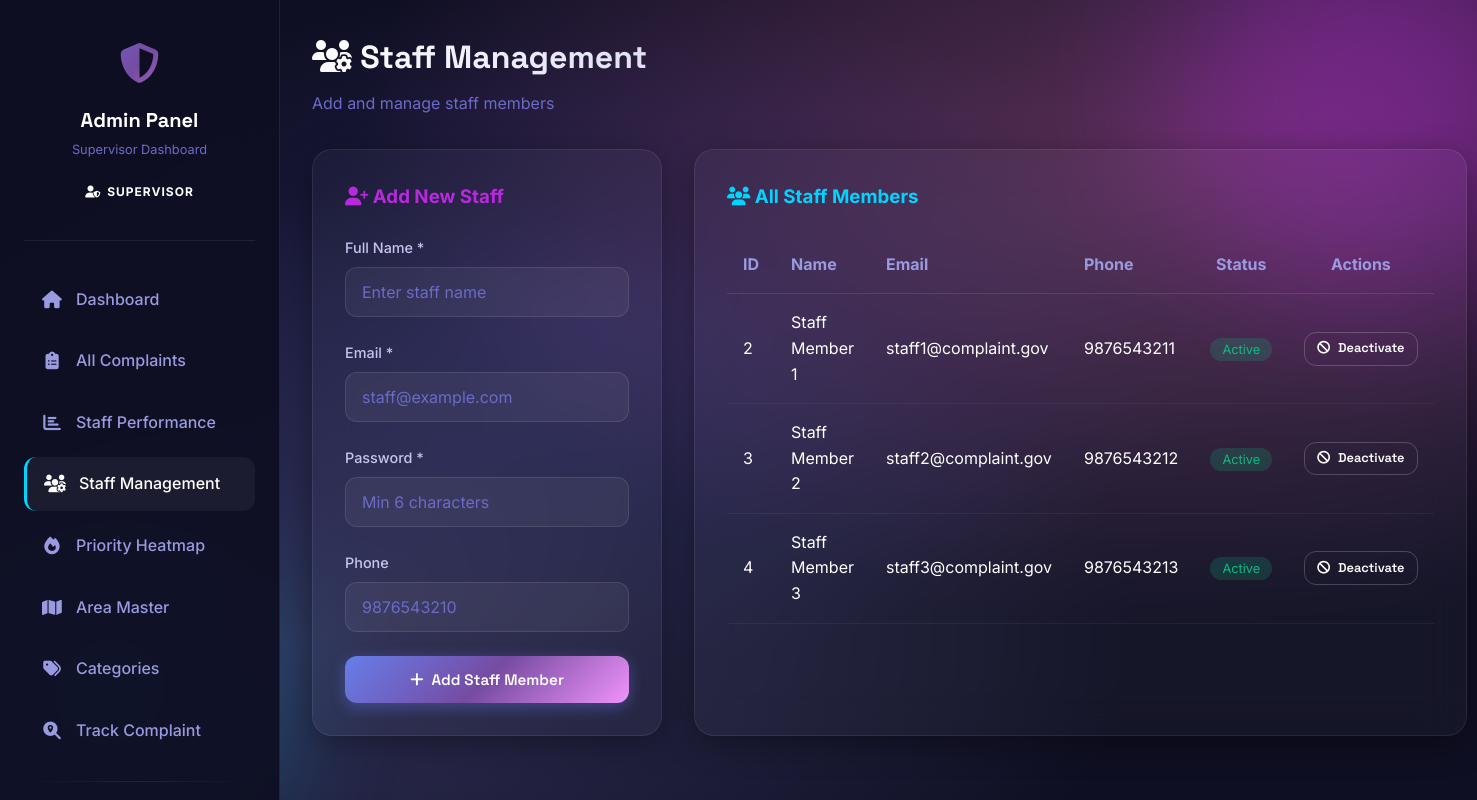
The app's page /staff_management.php (signed in) with its own data.
### tables this page shows
CREATE TABLE users (
    user_id INT AUTO_INCREMENT PRIMARY KEY,
    name VARCHAR(100) NOT NULL,
    email VARCHAR(150) UNIQUE NOT NULL,
    password_hash VARCHAR(255) NOT NULL,
    role ENUM('complainant', 'staff', 'supervisor') NOT NULL DEFAULT 'complainant',
    phone VARCHAR(15),
    ward_id INT,
    is_active TINYINT(1) DEFAULT 1,
    created_at DATETIME DEFAULT CURRENT_TIMESTAMP,
    updated_at DATETIME DEFAULT CURRENT_TIMESTAMP ON UPDATE CURRENT_TIMESTAMP,
    INDEX idx_email (email),
    INDEX idx_role (role),
    INDEX idx_active (is_active)
);

### staff_management.php (the view, shortened to what this page needs)
<?php
require_once("config.php");
$staffQuery = "SELECT u.*
               FROM users u
               WHERE u.role = 'staff'
               ORDER BY u.name";
$staffList = $conn->query($staffQuery);
?>
<!DOCTYPE html>
<html lang="en">
<head>
    <link rel="stylesheet" href="assets/style.css">
    <link rel="stylesheet" href="https://cdnjs.cloudflare.com/ajax/libs/font-awesome/6.4.0/css/all.min.css">
</head>
<body>
    <div class="animated-bg"></div>
    <div class="orb orb-1"></div>
    <aside class="sidebar-premium">
        <div class="sidebar-header">
            <div class="sidebar-logo"><i class="fas fa-shield-alt"></i></div>
            <h2 class="sidebar-title">Admin Panel</h2>
            <p class="sidebar-subtitle">Supervisor Dashboard</p>
            <span class="role-badge role-supervisor" style="margin-top: 1rem;">
                <i class="fas fa-user-shield"></i> Supervisor
            </span>
        </div>
        <nav>
            <ul class="nav-menu">
                <li class="nav-item"><a href="admin.php" class="nav-link"><i class="fas fa-home"></i> Dashboard</a></li>
                <li class="nav-item"><a href="admin_complaints.php" class="nav-link"><i class="fas fa-clipboard-list"></i> All Complaints</a></li>
                <li class="nav-item"><a href="staff_performance.php" class="nav-link"><i class="fas fa-chart-bar"></i> Staff Performance</a></li>
                <li class="nav-item"><a href="staff_management.php" class="nav-link active"><i class="fas fa-users-cog"></i> Staff Management</a></li>
                <li class="nav-item"><a href="heatmap.php" class="nav-link"><i class="fas fa-fire"></i> Priority Heatmap</a></li>
                <li class="nav-item"><a href="area_master.php" class="nav-link"><i class="fas fa-map"></i> Area Master</a></li>
                <li class="nav-item"><a href="category_master.php" class="nav-link"><i class="fas fa-tags"></i> Categories</a></li>
                <li class="nav-item"><a href="track.php" class="nav-link"><i class="fas fa-search-location"></i> Track Complaint</a></li>
                <li class="divider"></li>
            </ul>
        </nav>
    </aside>
    <main class="main-content">
        <div class="page-header">
            <h1 class="page-title"><i class="fas fa-users-cog"></i> Staff Management</h1>
            <p class="page-subtitle">Add and manage staff members</p>
        </div>
        <div style="display: grid; grid-template-columns: 350px 1fr; gap: 2rem;">
            <div class="glass-card" style="padding: 2rem; height: fit-content;">
                <h3 style="color: var(--accent-purple); margin-bottom: 1.5rem;">
                    <i class="fas fa-user-plus"></i> Add New Staff
                </h3>
                <form method="POST" action="">
                    <div class="form-group">
                        <label class="form-label">Full Name *</label>
                        <input type="text" name="name" class="form-control" required placeholder="Enter staff name">
                    </div>
                    <div class="form-group">
                        <label class="form-label">Email *</label>
                        <input type="email" name="email" class="form-control" required placeholder="staff@example.com">
                    </div>
                    <div class="form-group">
                        <label class="form-label">Password *</label>
                        <input type="password" name="password" class="form-control" required placeholder="Min 6 characters">
                    </div>
                    <div class="form-group">
                        <label class="form-label">Phone</label>
                        <input type="text" name="phone" class="form-control" placeholder="9876543210">
                    </div>
                    <button type="submit" name="add_staff" class="btn btn-primary" style="width: 100%;">
                        <i class="fas fa-plus"></i> Add Staff Member
                    </button>
                </form>
            </div>
            <div class="glass-card" style="padding: 2rem;">
                <h3 style="color: var(--accent-cyan); margin-bottom: 1.5rem;">
                    <i class="fas fa-users"></i> All Staff Members
                </h3>
                <div style="overflow-x: auto;">
                    <table style="width: 100%; border-collapse: collapse;">
                        <thead>
                            <tr style="border-bottom: 1px solid rgba(255,255,255,0.1);">
                                <th style="padding: 1rem; text-align: left; color: var(--primary-300);">ID</th>
                                <th style="padding: 1rem; text-align: left; color: var(--primary-300);">Name</th>
                                <th style="padding: 1rem; text-align: left; color: var(--primary-300);">Email</th>
                                <th style="padding: 1rem; text-align: left; color: var(--primary-300);">Phone</th>
                                <th style="padding: 1rem; text-align: center; color: var(--primary-300);">Status</th>
                                <th style="padding: 1rem; text-align: center; color: var(--primary-300);">Actions</th>
                            </tr>
                        </thead>
                        <tbody>
                            <?php if($staffList->num_rows > 0): ?>
                                <?php while($staff = $staffList->fetch_assoc()): ?>
                                <tr style="border-bottom: 1px solid rgba(255,255,255,0.05);">
                                    <td style="padding: 1rem;"><?php echo $staff['user_id']; ?></td>
                                    <td style="padding: 1rem;"><?php echo htmlspecialchars($staff['name']); ?></td>
                                    <td style="padding: 1rem;"><?php echo htmlspecialchars($staff['email']); ?></td>
                                    <td style="padding: 1rem;"><?php echo $staff['phone'] ?: '-'; ?></td>
                                    <td style="padding: 1rem; text-align: center;">
                                        <?php if($staff['is_active']): ?>
                                            <span style="background: rgba(16, 185, 129, 0.2); color: #10b981; padding: 4px 12px; border-radius: 12px; font-size: 0.8rem;">Active</span>
                                        <?php else: ?>
                                            <span style="background: rgba(220, 38, 38, 0.2); color: #dc2626; padding: 4px 12px; border-radius: 12px; font-size: 0.8rem;">Inactive</span>
                                        <?php endif; ?>
                                    </td>
                                    <td style="padding: 1rem; text-align: center;">
                                        <?php if($staff['is_active']): ?>
                                            <a href="staff_management.php?toggle=0&id=<?php echo $staff['user_id']; ?>" class="btn btn-secondary" style="padding: 0.35rem 0.75rem; font-size: 0.8rem;" onclick="return confirm('Deactivate this staff member?')">
                                                <i class="fas fa-ban"></i> Deactivate
                                            </a>
                                        <?php else: ?>
                                            <a href="staff_management.php?toggle=1&id=<?php echo $staff['user_id']; ?>" class="btn btn-primary" style="padding: 0.35rem 0.75rem; font-size: 0.8rem;">
                                                <i class="fas fa-check"></i> Activate
                                            </a>
                                        <?php endif; ?>
                                    </td>
                                </tr>
                                <?php endwhile; ?>
                            <?php endif; ?>
                        </tbody>
                    </table>
                </div>
            </div>
        </div>
    </main>
</body>
</html>

### records on screen
users: user_id "2", name "Staff Member 1", email "staff1@complaint.gov", phone "9876543211", is_active "Active"
users: user_id "3", name "Staff Member 2", email "staff2@complaint.gov", phone "9876543212", is_active "Active"
users: user_id "4", name "Staff Member 3", email "staff3@complaint.gov", phone "9876543213", is_active "Active"
